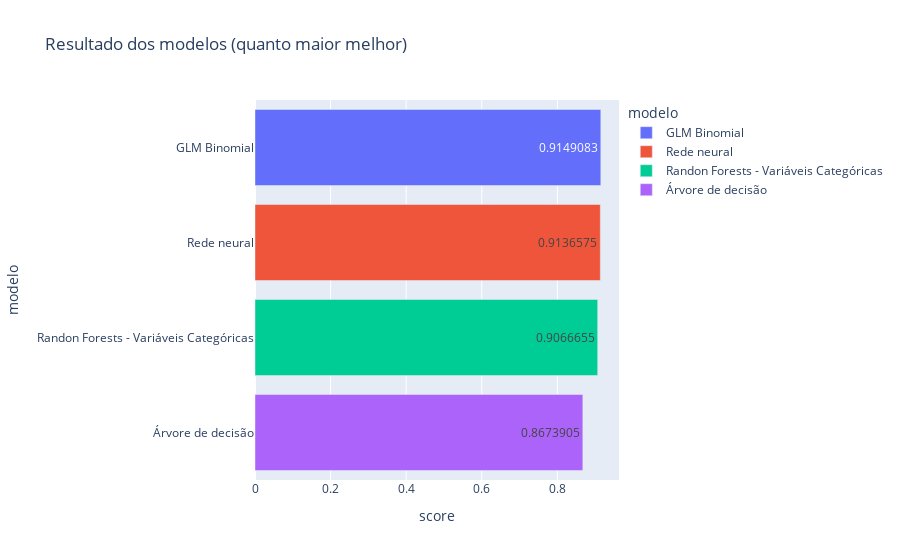

The notebook cell saved with this chart:
### Markdown cell above
Esta base de dados é um bom exemplo para nos lembrar que nem sempre precisamos criar algoritmos complexos para a criação dos melhores modelos preditivos. É muito comum ouvir de analistas e cientistas de dados que as redes neurais ou random forests são os métodos ideais para a criação de modelos preditivos, porém neste caso o GLM, modelo simples de regressão, apresentou a melhor acurácia.

### Code cell
control_scores('', 0, True)

### Figure 1 — Plotly figure (JSON) as saved in the notebook; plotly's stock layout.template omitted (floating-point values rounded to 4 significant figures)
{"data": [{"alignmentgroup": "True", "hovertemplate": "modelo=%{y}<br>score=%{x}<extra></extra>", "legendgroup": "GLM Binomial", "marker": {"color": "#636efa", "pattern": {"shape": ""}}, "name": "GLM Binomial", "offsetgroup": "GLM Binomial", "orientation": "h", "showlegend": true, "textposition": "auto", "texttemplate": "%{x}", "type": "bar", "x": [0.9149], "xaxis": "x", "y": ["GLM Binomial"], "yaxis": "y"}, {"alignmentgroup": "True", "hovertemplate": "modelo=%{y}<br>score=%{x}<extra></extra>", "legendgroup": "Rede neural", "marker": {"color": "#EF553B", "pattern": {"shape": ""}}, "name": "Rede neural", "offsetgroup": "Rede neural", "orientation": "h", "showlegend": true, "textposition": "auto", "texttemplate": "%{x}", "type": "bar", "x": [0.9137], "xaxis": "x", "y": ["Rede neural"], "yaxis": "y"}, {"alignmentgroup": "True", "hovertemplate": "modelo=%{y}<br>score=%{x}<extra></extra>", "legendgroup": "Randon Forests - Variáveis Categóricas", "marker": {"color": "#00cc96", "pattern": {"shape": ""}}, "name": "Randon Forests - Variáveis Categóricas", "offsetgroup": "Randon Forests - Variáveis Categóricas", "orientation": "h", "showlegend": true, "textposition": "auto", "texttemplate": "%{x}", "type": "bar", "x": [0.9067], "xaxis": "x", "y": ["Randon Forests - Variáveis Categóricas"], "yaxis": "y"}, {"alignmentgroup": "True", "hovertemplate": "modelo=%{y}<br>score=%{x}<extra></extra>", "legendgroup": "Árvore de decisão", "marker": {"color": "#ab63fa", "pattern": {"shape": ""}}, "name": "Árvore de decisão", "offsetgroup": "Árvore de decisão", "orientation": "h", "showlegend": true, "textposition": "auto", "texttemplate": "%{x}", "type": "bar", "x": [0.8674], "xaxis": "x", "y": ["Árvore de decisão"], "yaxis": "y"}], "layout": {"barmode": "relative", "legend": {"title": {"text": "modelo"}, "tracegroupgap": 0}, "title": {"text": "Resultado dos modelos (quanto maior melhor)"}, "xaxis": {"anchor": "y", "domain": [0, 1], "title": {"text": "score"}}, "yaxis": {"anchor": "x", "categoryarray": ["Árvore de decisão", "Randon Forests - Variáveis Categóricas", "Rede neural", "GLM Binomial"], "categoryorder": "array", "domain": [0, 1], "title": {"text": "modelo"}}}}
